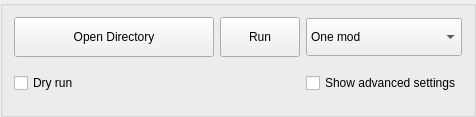
     <widget class="QGroupBox" name="mainGroupBox">
      <property name="sizePolicy">
       <sizepolicy hsizetype="Preferred" vsizetype="Fixed">
        <horstretch>0</horstretch>
        <verstretch>0</verstretch>
       </sizepolicy>
      </property>
      <property name="maximumSize">
       <size>
        <width>16777215</width>
        <height>16777215</height>
       </size>
      </property>
      <property name="title">
       <string/>
      </property>
      <property name="flat">
       <bool>false</bool>
      </property>
      <layout class="QGridLayout" name="gridLayout_2">
       <item row="1" column="0">
        <widget class="QCheckBox" name="dryRunCheckBox">
         <property name="sizePolicy">
          <sizepolicy hsizetype="Expanding" vsizetype="Fixed">
           <horstretch>0</horstretch>
           <verstretch>0</verstretch>
          </sizepolicy>
         </property>
         <property name="minimumSize">
          <size>
           <width>200</width>
           <height>40</height>
          </size>
         </property>
         <property name="maximumSize">
          <size>
           <width>200</width>
           <height>16777215</height>
          </size>
         </property>
         <property name="sizeIncrement">
          <size>
           <width>100</width>
           <height>0</height>
          </size>
         </property>
         <property name="baseSize">
          <size>
           <width>140</width>
           <height>40</height>
          </size>
         </property>
         <property name="cursor">
          <cursorShape>WhatsThisCursor</cursorShape>
         </property>
         <property name="toolTip">
          <string>&lt;html&gt;&lt;head/&gt;&lt;body&gt;&lt;p&gt;Will list all files that would be modified, without actually processing them.&lt;/p&gt;&lt;/body&gt;&lt;/html&gt;</string>
         </property>
         <property name="autoFillBackground">
          <bool>false</bool>
         </property>
         <property name="text">
          <string>Dry run</string>
         </property>
        </widget>
       </item>
       <item row="0" column="2">
        <widget class="QComboBox" name="modeChooserComboBox">
         <property name="sizePolicy">
          <sizepolicy hsizetype="Minimum" vsizetype="Fixed">
           <horstretch>0</horstretch>
           <verstretch>0</verstretch>
          </sizepolicy>
         </property>
         <property name="minimumSize">
          <size>
           <width>0</width>
           <height>38</height>
          </size>
         </property>
         <property name="maximumSize">
          <size>
           <width>16777215</width>
           <height>16777215</height>
          </size>
         </property>
         <item>
          <property name="text">
           <string>One mod</string>
          </property>
         </item>
         <item>
          <property name="text">
           <string>Several mods (MO)</string>
          </property>
         </item>
        </widget>
       </item>
       <item row="0" column="1">
        <widget class="QPushButton" name="processButton">
         <property name="sizePolicy">
          <sizepolicy hsizetype="Minimum" vsizetype="Fixed">
           <horstretch>0</horstretch>
           <verstretch>0</verstretch>
          </sizepolicy>
         </property>
         <property name="minimumSize">
          <size>
           <width>0</width>
           <height>40</height>
          </size>
         </property>
         <property name="maximumSize">
          <size>
           <width>16777215</width>
           <height>16777215</height>
          </size>
         </property>
         <property name="text">
          <string>Run</string>
         </property>
        </widget>
       </item>
       <item row="0" column="0">
        <widget class="QPushButton" name="userPathButton">
         <property name="sizePolicy">
          <sizepolicy hsizetype="Minimum" vsizetype="Fixed">
           <horstretch>0</horstretch>
           <verstretch>0</verstretch>
          </sizepolicy>
         </property>
         <property name="minimumSize">
          <size>
           <width>0</width>
           <height>40</height>
          </size>
         </property>
         <property name="maximumSize">
          <size>
           <width>16777215</width>
           <height>16777215</height>
          </size>
         </property>
         <property name="text">
          <string>Open Directory</string>
         </property>
        </widget>
       </item>
       <item row="1" column="2">
        <widget class="QCheckBox" name="advancedSettingsCheckbox">
         <property name="text">
          <string>Show advanced settings</string>
         </property>
        </widget>
       </item>
      </layout>
     </widget>
